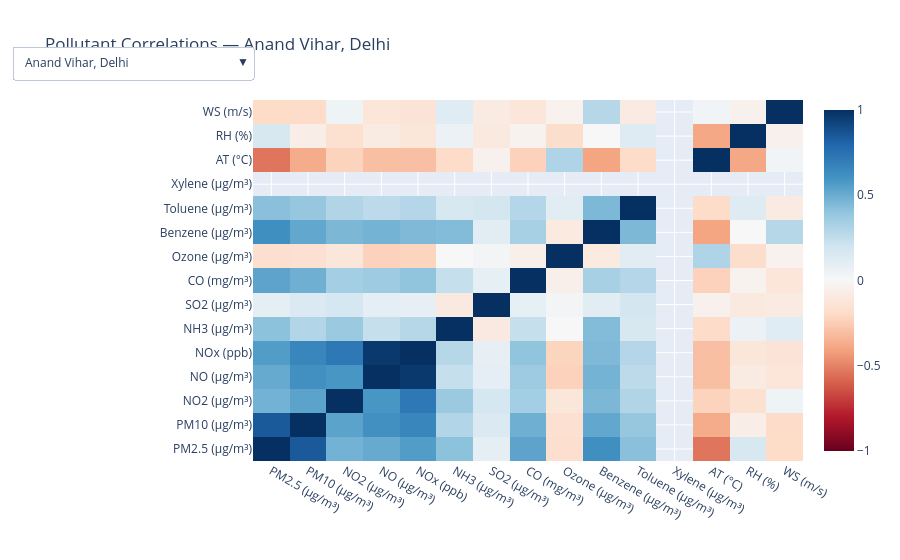

Notebook source saved alongside this figure:
### Markdown cell above
From the above chart, using drop-down, the following can be inferred.


1. THe charts show PM2.5 for each monitoring site from 7 days before to 7 days after Diwali. There is a comparison of  the visible patterns around Diwali across 2019–2025. These plots show association around the festival date.

2. The clearest takeaway is that the post-Diwali pattern is not the same at every site or every year. Anand Vihar, Delhi, shows some of the strongest PM2.5 levels in the set, including high values around Diwali in several years. Other sites, such as BTM Layout and Worli, are on much lower chart scales.

3. The charts suggest a visible rise near or after Diwali in some site-year panels, but they do not show a uniform spike across all six sites. Some panels have little change or unclear movement.

4. Conclusion: Diwali-period PM2.5 appears to vary substantially by location and year. The event-window chart is useful for spotting possible short-term changes, but a stronger conclusion needs exact daily values, enough observations before and after the festival, and a defined comparison with quieter nearby days. It cannot establish that fireworks or restrictions caused the observed patterns.

The following can be summarised from the above points:

PM2.5 around Diwali did not follow one consistent pattern across the six monitoring sites and years shown. Anand Vihar, Delhi, reached especially high levels in several panels, while other sites showed smaller or less clear changes. Because the plots use different vertical scales, comparisons focus on each site’s change around Diwali rather than raw heights across sites. These event-window patterns suggest possible local, year-specific increases, but the charts alone cannot attribute them to fireworks or measure a causal effect.

### Code cell
variables = [
    "PM2.5 (µg/m³)",
    "PM10 (µg/m³)",
    "NO2 (µg/m³)",
    "NO (µg/m³)",
    "NOx (ppb)",
    "NH3 (µg/m³)",
    "SO2 (µg/m³)",
    "CO (mg/m³)",
    "Ozone (µg/m³)",
    "Benzene (µg/m³)",
    "Toluene (µg/m³)",
    "Xylene (µg/m³)",
    "AT (°C)",
    "RH (%)",
    "WS (m/s)"
]

stations = sorted(data["station"].dropna().unique())
fig = go.Figure()

for station in stations:
    station_data = data[data["station"] == station]
    correlations = station_data[variables].corr()

    fig.add_heatmap(
        z=correlations.values,
        x=variables,
        y=variables,
        zmin=-1,
        zmax=1,
        colorscale="RdBu",
        visible=(station == stations[0])
    )

fig.update_layout(
    title=f"Pollutant Correlations — {stations[0]}",
    updatemenus=[{
        "buttons": [
            {
                "label": station,
                "method": "update",
                "args": [
                    {"visible": [name == station for name in stations]},
                    {"title": f"Pollutant Correlations — {station}"}
                ]
            }
            for station in stations
        ],
        "direction": "down",
        "x": 0,
        "y": 1.15
    }],
    xaxis_title="",
    yaxis_title=""
)

fig.show()

for station in data["station"].dropna().unique():
    station_data = data[data["station"] == station]
    correlations = station_data[variables].corr()

    pairs = correlations.where(
        np.triu(np.ones(correlations.shape), k=1).astype(bool)
    ).stack()

    print(f"\n{station}")
    print("Strongest positive:")
    print(pairs.sort_values(ascending=False).head(5))
    print("Strongest negative:")
    print(pairs.sort_values().head(5))

### Figure 1 — Plotly figure (JSON) as saved in the notebook; plotly's stock layout.template omitted (floating-point values rounded to 4 significant figures; data arrays with more than 128 entries replaced by an {"elided": "..."} marker saying what was removed)
{"data": [{"colorscale": [[0, "rgb(103,0,31)"], [0.1, "rgb(178,24,43)"], [0.2, "rgb(214,96,77)"], [0.3, "rgb(244,165,130)"], [0.4, "rgb(253,219,199)"], [0.5, "rgb(247,247,247)"], [0.6, "rgb(209,229,240)"], [0.7, "rgb(146,197,222)"], [0.8, "rgb(67,147,195)"], [0.9, "rgb(33,102,172)"], [1, "rgb(5,48,97)"]], "type": "heatmap", "visible": true, "x": ["PM2.5 (µg/m³)", "PM10 (µg/m³)", "NO2 (µg/m³)", "NO (µg/m³)", "NOx (ppb)", "NH3 (µg/m³)", "SO2 (µg/m³)", "CO (mg/m³)", "Ozone (µg/m³)", "Benzene (µg/m³)", "Toluene (µg/m³)", "Xylene (µg/m³)", "AT (°C)", "RH (%)", "WS (m/s)"], "y": ["PM2.5 (µg/m³)", "PM10 (µg/m³)", "NO2 (µg/m³)", "NO (µg/m³)", "NOx (ppb)", "NH3 (µg/m³)", "SO2 (µg/m³)", "CO (mg/m³)", "Ozone (µg/m³)", "Benzene (µg/m³)", "Toluene (µg/m³)", "Xylene (µg/m³)", "AT (°C)", "RH (%)", "WS (m/s)"], "z": {"elided": "15x15 float values"}, "zmax": 1, "zmin": -1}, {"colorscale": [[0, "rgb(103,0,31)"], [0.1, "rgb(178,24,43)"], [0.2, "rgb(214,96,77)"], [0.3, "rgb(244,165,130)"], [0.4, "rgb(253,219,199)"], [0.5, "rgb(247,247,247)"], [0.6, "rgb(209,229,240)"], [0.7, "rgb(146,197,222)"], [0.8, "rgb(67,147,195)"], [0.9, "rgb(33,102,172)"], [1, "rgb(5,48,97)"]], "type": "heatmap", "visible": false, "x": ["PM2.5 (µg/m³)", "PM10 (µg/m³)", "NO2 (µg/m³)", "NO (µg/m³)", "NOx (ppb)", "NH3 (µg/m³)", "SO2 (µg/m³)", "CO (mg/m³)", "Ozone (µg/m³)", "Benzene (µg/m³)", "Toluene (µg/m³)", "Xylene (µg/m³)", "AT (°C)", "RH (%)", "WS (m/s)"], "y": ["PM2.5 (µg/m³)", "PM10 (µg/m³)", "NO2 (µg/m³)", "NO (µg/m³)", "NOx (ppb)", "NH3 (µg/m³)", "SO2 (µg/m³)", "CO (mg/m³)", "Ozone (µg/m³)", "Benzene (µg/m³)", "Toluene (µg/m³)", "Xylene (µg/m³)", "AT (°C)", "RH (%)", "WS (m/s)"], "z": {"elided": "15x15 float values"}, "zmax": 1, "zmin": -1}, {"colorscale": [[0, "rgb(103,0,31)"], [0.1, "rgb(178,24,43)"], [0.2, "rgb(214,96,77)"], [0.3, "rgb(244,165,130)"], [0.4, "rgb(253,219,199)"], [0.5, "rgb(247,247,247)"], [0.6, "rgb(209,229,240)"], [0.7, "rgb(146,197,222)"], [0.8, "rgb(67,147,195)"], [0.9, "rgb(33,102,172)"], [1, "rgb(5,48,97)"]], "type": "heatmap", "visible": false, "x": ["PM2.5 (µg/m³)", "PM10 (µg/m³)", "NO2 (µg/m³)", "NO (µg/m³)", "NOx (ppb)", "NH3 (µg/m³)", "SO2 (µg/m³)", "CO (mg/m³)", "Ozone (µg/m³)", "Benzene (µg/m³)", "Toluene (µg/m³)", "Xylene (µg/m³)", "AT (°C)", "RH (%)", "WS (m/s)"], "y": ["PM2.5 (µg/m³)", "PM10 (µg/m³)", "NO2 (µg/m³)", "NO (µg/m³)", "NOx (ppb)", "NH3 (µg/m³)", "SO2 (µg/m³)", "CO (mg/m³)", "Ozone (µg/m³)", "Benzene (µg/m³)", "Toluene (µg/m³)", "Xylene (µg/m³)", "AT (°C)", "RH (%)", "WS (m/s)"], "z": {"elided": "15x15 float values"}, "zmax": 1, "zmin": -1}, {"colorscale": [[0, "rgb(103,0,31)"], [0.1, "rgb(178,24,43)"], [0.2, "rgb(214,96,77)"], [0.3, "rgb(244,165,130)"], [0.4, "rgb(253,219,199)"], [0.5, "rgb(247,247,247)"], [0.6, "rgb(209,229,240)"], [0.7, "rgb(146,197,222)"], [0.8, "rgb(67,147,195)"], [0.9, "rgb(33,102,172)"], [1, "rgb(5,48,97)"]], "type": "heatmap", "visible": false, "x": ["PM2.5 (µg/m³)", "PM10 (µg/m³)", "NO2 (µg/m³)", "NO (µg/m³)", "NOx (ppb)", "NH3 (µg/m³)", "SO2 (µg/m³)", "CO (mg/m³)", "Ozone (µg/m³)", "Benzene (µg/m³)", "Toluene (µg/m³)", "Xylene (µg/m³)", "AT (°C)", "RH (%)", "WS (m/s)"], "y": ["PM2.5 (µg/m³)", "PM10 (µg/m³)", "NO2 (µg/m³)", "NO (µg/m³)", "NOx (ppb)", "NH3 (µg/m³)", "SO2 (µg/m³)", "CO (mg/m³)", "Ozone (µg/m³)", "Benzene (µg/m³)", "Toluene (µg/m³)", "Xylene (µg/m³)", "AT (°C)", "RH (%)", "WS (m/s)"], "z": {"elided": "15x15 float values"}, "zmax": 1, "zmin": -1}, {"colorscale": [[0, "rgb(103,0,31)"], [0.1, "rgb(178,24,43)"], [0.2, "rgb(214,96,77)"], [0.3, "rgb(244,165,130)"], [0.4, "rgb(253,219,199)"], [0.5, "rgb(247,247,247)"], [0.6, "rgb(209,229,240)"], [0.7, "rgb(146,197,222)"], [0.8, "rgb(67,147,195)"], [0.9, "rgb(33,102,172)"], [1, "rgb(5,48,97)"]], "type": "heatmap", "visible": false, "x": ["PM2.5 (µg/m³)", "PM10 (µg/m³)", "NO2 (µg/m³)", "NO (µg/m³)", "NOx (ppb)", "NH3 (µg/m³)", "SO2 (µg/m³)", "CO (mg/m³)", "Ozone (µg/m³)", "Benzene (µg/m³)", "Toluene (µg/m³)", "Xylene (µg/m³)", "AT (°C)", "RH (%)", "WS (m/s)"], "y": ["PM2.5 (µg/m³)", "PM10 (µg/m³)", "NO2 (µg/m³)", "NO (µg/m³)", "NOx (ppb)", "NH3 (µg/m³)", "SO2 (µg/m³)", "CO (mg/m³)", "Ozone (µg/m³)", "Benzene (µg/m³)", "Toluene (µg/m³)", "Xylene (µg/m³)", "AT (°C)", "RH (%)", "WS (m/s)"], "z": {"elided": "15x15 float values"}, "zmax": 1, "zmin": -1}, {"colorscale": [[0, "rgb(103,0,31)"], [0.1, "rgb(178,24,43)"], [0.2, "rgb(214,96,77)"], [0.3, "rgb(244,165,130)"], [0.4, "rgb(253,219,199)"], [0.5, "rgb(247,247,247)"], [0.6, "rgb(209,229,240)"], [0.7, "rgb(146,197,222)"], [0.8, "rgb(67,147,195)"], [0.9, "rgb(33,102,172)"], [1, "rgb(5,48,97)"]], "type": "heatmap", "visible": false, "x": ["PM2.5 (µg/m³)", "PM10 (µg/m³)", "NO2 (µg/m³)", "NO (µg/m³)", "NOx (ppb)", "NH3 (µg/m³)", "SO2 (µg/m³)", "CO (mg/m³)", "Ozone (µg/m³)", "Benzene (µg/m³)", "Toluene (µg/m³)", "Xylene (µg/m³)", "AT (°C)", "RH (%)", "WS (m/s)"], "y": ["PM2.5 (µg/m³)", "PM10 (µg/m³)", "NO2 (µg/m³)", "NO (µg/m³)", "NOx (ppb)", "NH3 (µg/m³)", "SO2 (µg/m³)", "CO (mg/m³)", "Ozone (µg/m³)", "Benzene (µg/m³)", "Toluene (µg/m³)", "Xylene (µg/m³)", "AT (°C)", "RH (%)", "WS (m/s)"], "z": {"elided": "15x15 float values"}, "zmax": 1, "zmin": -1}], "layout": {"title": {"text": "Pollutant Correlations — Anand Vihar, Delhi"}, "updatemenus": [{"buttons": [{"args": [{"visible": [true, false, false, false, false, false]}, {"title": "Pollutant Correlations — Anand Vihar, Delhi"}], "label": "Anand Vihar, Delhi", "method": "update"}, {"args": [{"visible": [false, true, false, false, false, false]}, {"title": "Pollutant Correlations — BTM Layout, Bengaluru"}], "label": "BTM Layout, Bengaluru", "method": "update"}, {"args": [{"visible": [false, false, true, false, false, false]}, {"title": "Pollutant Correlations — Manali, Chennai"}], "label": "Manali, Chennai", "method": "update"}, {"args": [{"visible": [false, false, false, true, false, false]}, {"title": "Pollutant Correlations — Police Commissionerate, Jaipur"}], "label": "Police Commissionerate, Jaipur", "method": "update"}, {"args": [{"visible": [false, false, false, false, true, false]}, {"title": "Pollutant Correlations — Rabindra Bharati University, Kolkata"}], "label": "Rabindra Bharati University, Kolkata", "method": "update"}, {"args": [{"visible": [false, false, false, false, false, true]}, {"title": "Pollutant Correlations — Worli, Mumbai"}], "label": "Worli, Mumbai", "method": "update"}], "direction": "down", "x": 0, "y": 1.15}], "xaxis": {"title": {"text": ""}}, "yaxis": {"title": {"text": ""}}}}
